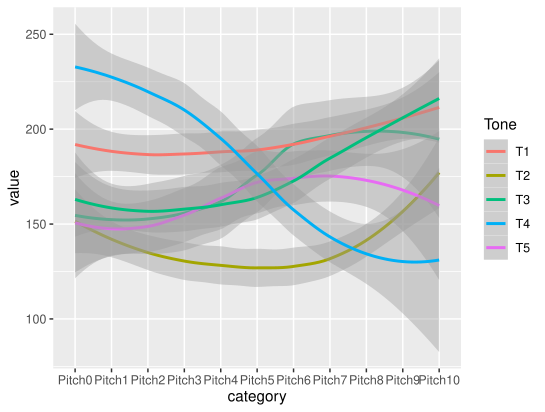

This chart was generated by the following R code:
#Leave pitch values only
> czthesis.i1.pitch = czthesis.i1 %>%
+ subset(select = -c(Filename:HNR10, H1.H2_1:position, proportion:base, peak))

#Make it into a long spreadsheet
> czthesis.i1.pitch.long <- gather(czthesis.i1.pitch, category, value, -Tone, -onset)

#Remove all rows with NA values 
czthesis.i1.pitch.long.new <- na.omit(czthesis.i1.pitch.long)

#Keep the name
czthesis.i1.pitch.long <- czthesis.i1.pitch.long.new

#Plotting
> ggplot(czthesis.i1.pitch.long, aes(category, value, color=Tone, group=interaction(Tone, onset)))+
+ geom_smooth()+
+ scale_x_discrete(limits = c("Pitch0", "Pitch1", "Pitch2", "Pitch3", "Pitch4", "Pitch5", "Pitch6", "Pitch7", "Pitch8", "Pitch9", "Pitch10"))
